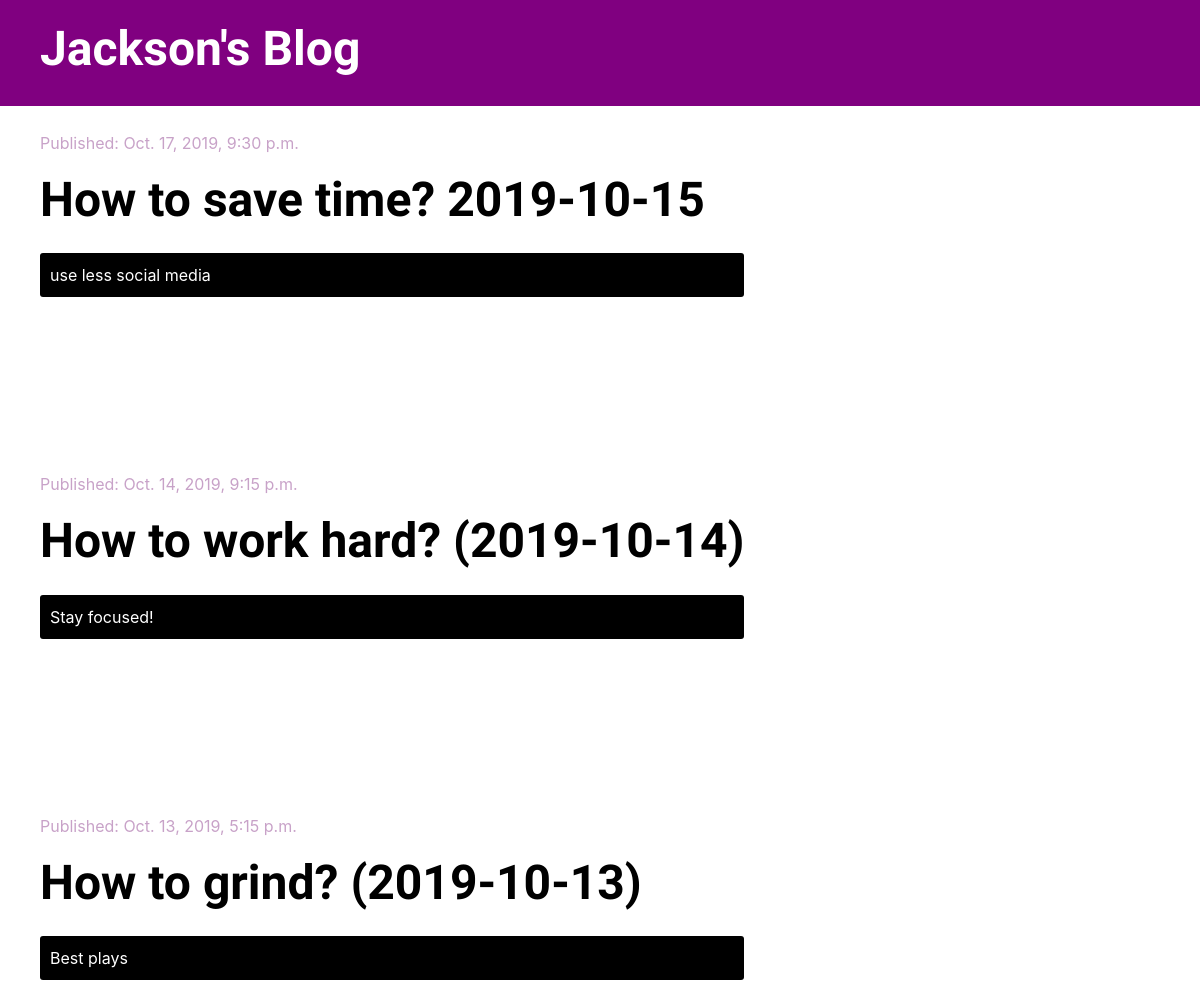
The app's page /, older data.
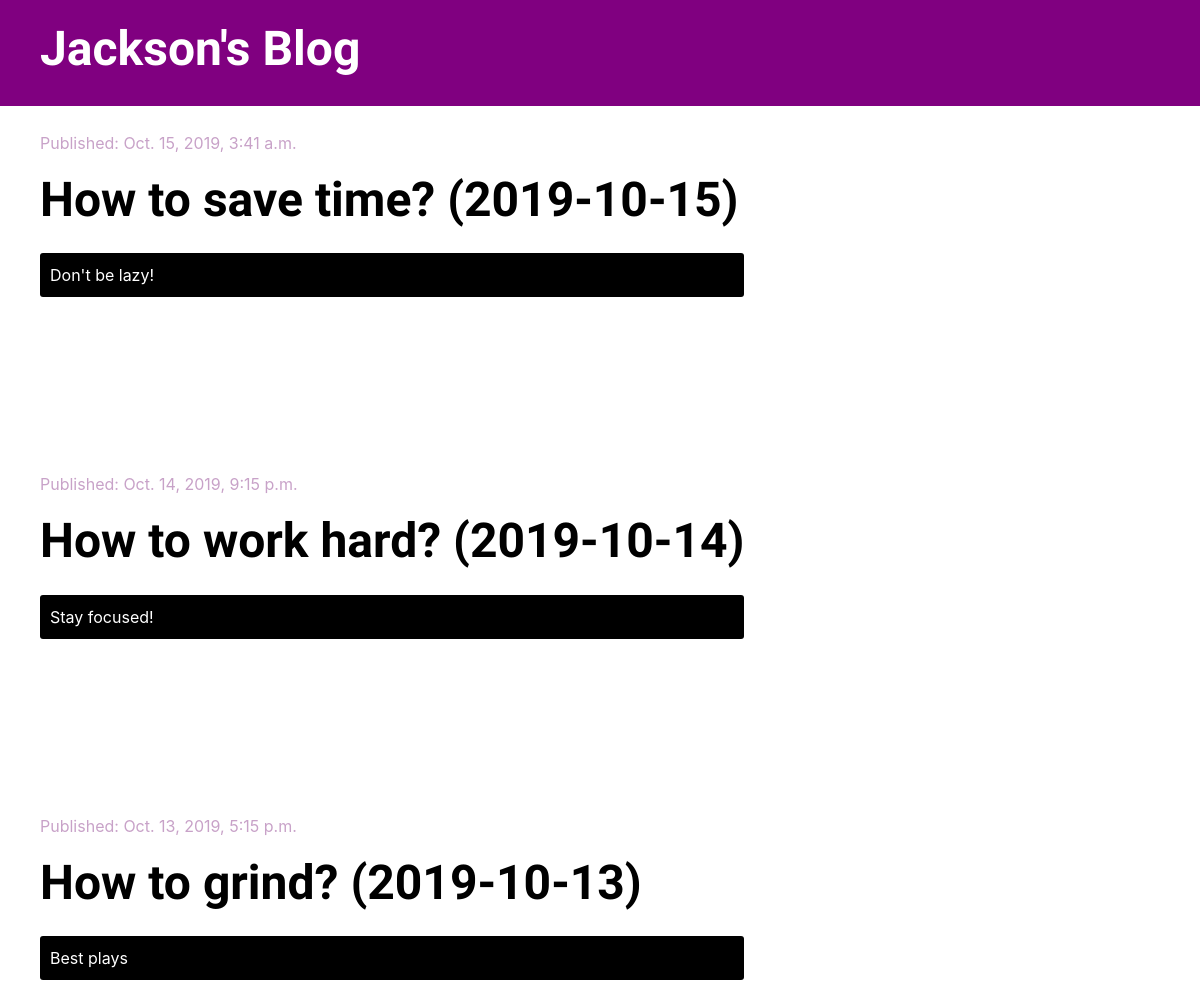
The same page, newer data.
### blog/models.py (models this page shows, shortened)
class Post(models.Model):
    author = models.ForeignKey('auth.User', on_delete=models.CASCADE)
    title = models.CharField(max_length=200)
    text = models.TextField()
    created_date = models.DateTimeField(default=timezone.now)
    published_date = models.DateTimeField(blank=True, null=True)

### blog/views.py (the view)
# urls.py: path('', views.post_list, name='post_list'),
def post_list(request):
    posts = Post.objects.filter(published_date__lte=timezone.now()).order_by('-published_date')
    stuff_for_frontend = {'posts': posts}
    return render(request, 'blog/post_list.html', stuff_for_frontend)

### blog/templates/blog/post_list.html
{% extends 'blog/base.html' %}
{% block content %}
    {% for post in posts %}
        <div class="post">
            <div class="date">
                <p>Published: {{ post.published_date }}</p>
            </div>
            <h1><a href="{% url 'post_detail' pk=post.pk %}">{{ post.title }}</a></h1>
            <p class="text">{{ post.text|linebreaksbr }}</p>
        </div>
    {% endfor %}
{% endblock %}

### blog/templates/blog/base.html (shortened to what this page needs)
{% load staticfiles %}
<!DOCTYPE html>
<html lang="en">
<head>
    <link rel="stylesheet" href="https://stackpath.bootstrapcdn.com/bootstrap/4.3.1/css/bootstrap.min.css">
    <link rel="stylesheet" href="{% static 'css/blog.css' %}">
</head>
<body>
<div class="page-header">
    <h1><a class="title" href="{% url 'post_list' %}">Jackson's Blog</a></h1>
</div>
<div class="content container">
    <div class="row">
        <div class="col-8-md">
            {% block content %}
            {% endblock %}
        </div>
    </div>
</div>
</body>
</html>

### blog/static/css/blog.css (style rules this page uses)
.page-header { background-color: purple; margin-top: 0; padding: 20px 20px 20px 40px; }
.page-header h1 a { font-text: arial; text-decoration: none; color: white; font-size: 36pt; }
.content { margin-left: 40px; }
h1, h2, h3, h4 { font-family: 'Tangerine', 'Inconsolata', 'Droid Sans', serif; font-weight: bold; font-size: 48px; }
.date { padding-top: 25px; color: #c8a2c8; }
.post { margin-bottom: 150px; }
.post h1 a { color: black; }
.text { color: #ffffff; background-color: black; padding: 10px; margin-top: 25px; width: 100%; border-radius: 3px; }

Row changes from the older to the newer data that the page shows:
removed Post: published_date "Oct. 17, 2019, 9:30 p.m.", title "How to save time? 2019-10-15", text "use less social media"
added Post: published_date "Oct. 15, 2019, 3:41 a.m.", title "How to save time? (2019-10-15)", text "Don't be lazy!"
